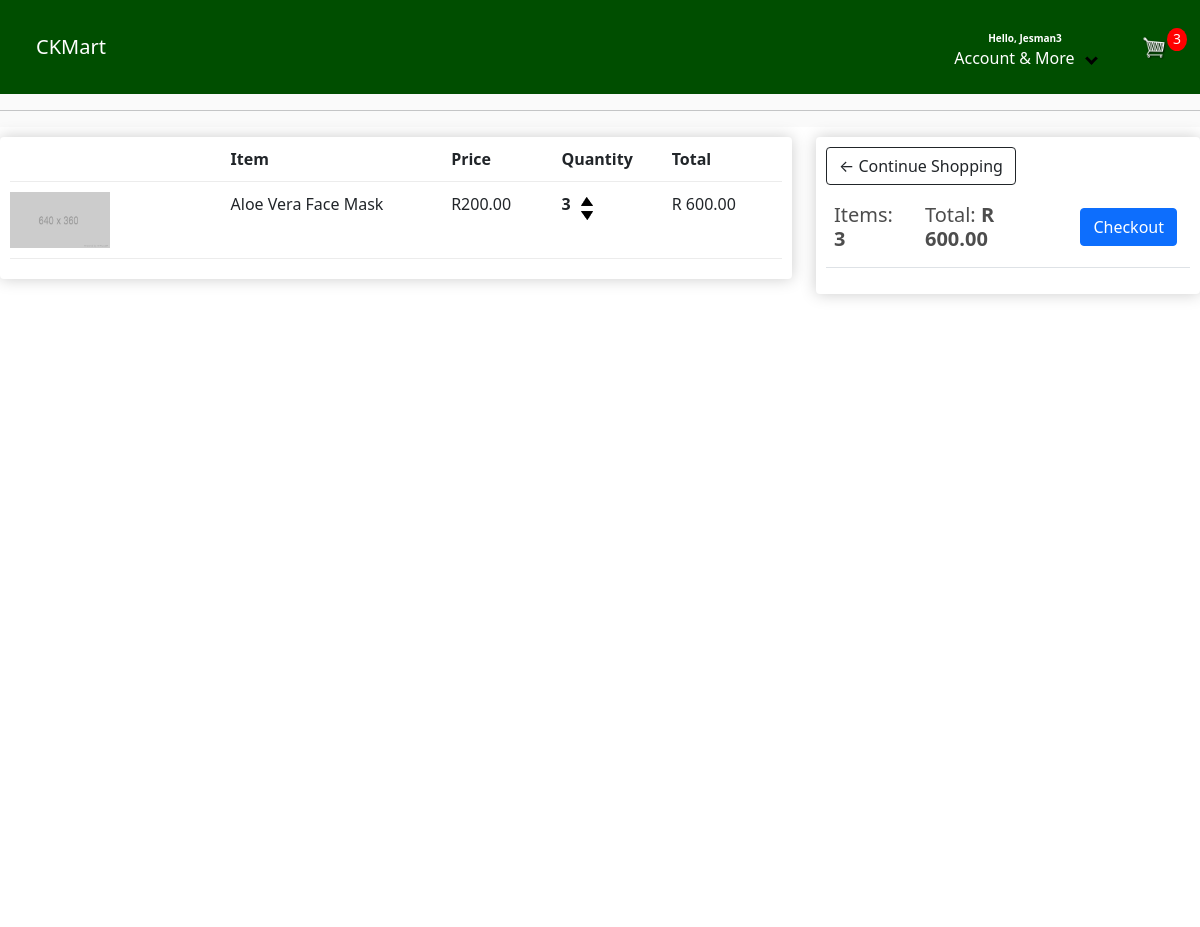
Before: /store/cart/ (signed in) with the older database file.
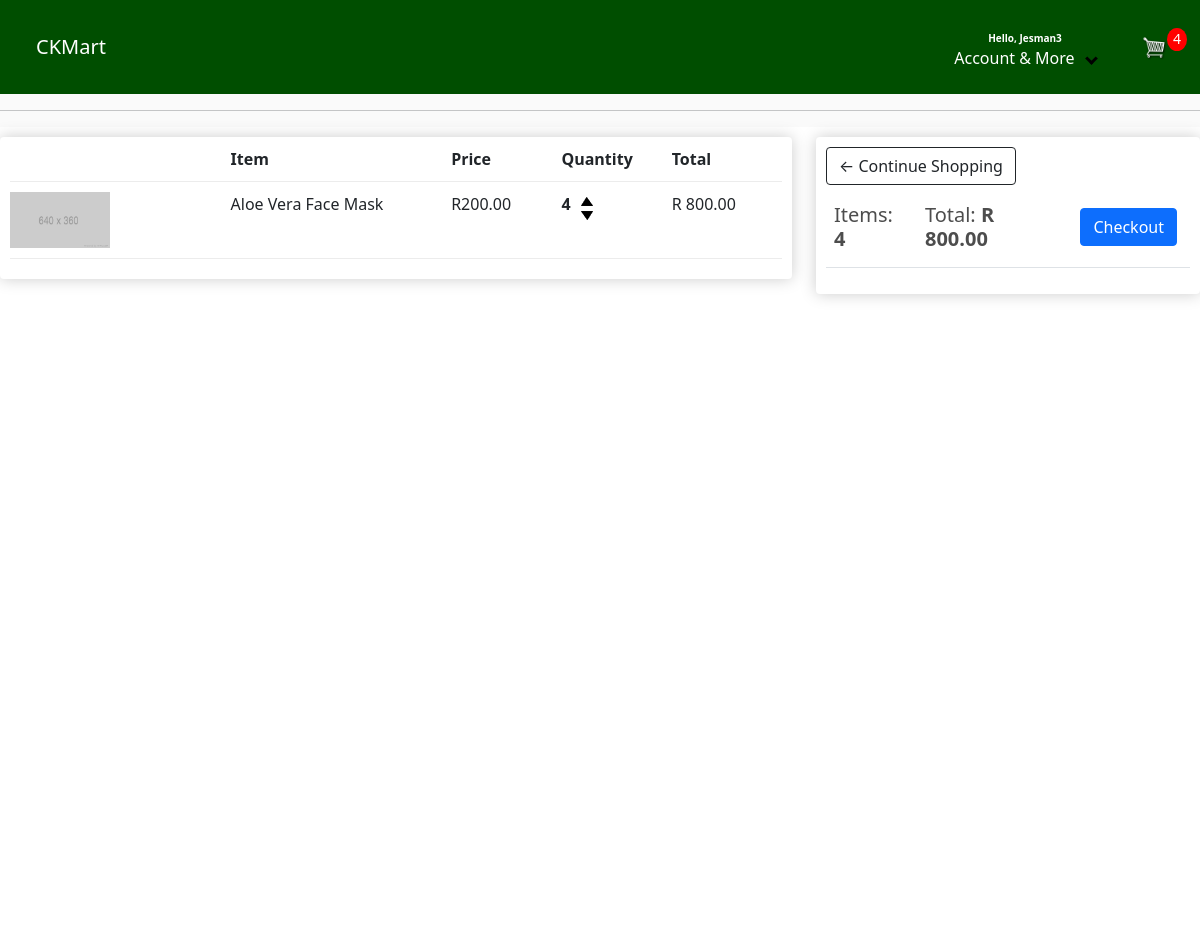
After: the same page with the newer database file.
### accounts/models.py (models this page shows)
class Account( AbstractBaseUser, PermissionsMixin ):
    email = models.EmailField( _('email address'), unique=True )
    password = models.CharField( max_length=200 )
    first_name = models.CharField( max_length=200 )
    last_name = models.CharField( max_length=200, null=True )
    phone = models.CharField( max_length=200 )
    created_at = models.DateTimeField( auto_now_add=True )
    is_staff = models.BooleanField(default=False)
    is_active = models.BooleanField(default=True)
    USERNAME_FIELD = 'email'
    objects = AccountManager()
    def __str__(self):
        return self.email

### store/models.py (models this page shows, shortened)
class OrderItem( models.Model ):
    product = models.ForeignKey( Product, null=True, on_delete=models.SET_NULL )
    order = models.ForeignKey( Order, null=True, on_delete=models.SET_NULL )
    quantity = models.IntegerField( default=0, null=True, blank=True )
    date_added = models.DateField( auto_now_add=True )
    class Meta:
        constraints = [
            models.UniqueConstraint(fields=['product', 'order'], name='unique_order_item')
        ]
    @property
    def get_total( self ):
        total = self.product.price * self.quantity
        return total

class Product( models.Model ):
    name = models.CharField( max_length=200 )
    description = models.CharField( null=True, blank=True, max_length=200 )
    price = models.DecimalField( max_digits=7, decimal_places=2 )
    image = models.ImageField( default='placeholder.png', blank=True )
    @property
    def imageURL( self ):
        try:
            url = self.image.url
        except:
            url = ''
        return url

class Order( models.Model ):
    transaction_id = models.UUIDField( default=uuid.uuid4, editable=False, unique=True )
    account = models.ForeignKey( Account, null=True, blank=True, on_delete=models.SET_NULL )
    date_ordered = models.DateField( auto_now_add=True )
    complete = models.BooleanField( default=False )
    STATUS = (
        ('UP', 'Un Processed'),
        ('P', 'Paid'),
        ('PR', 'Processing'),
        ('HC', 'Handed to Courier'),
        ('OD', 'Out on delivery'),
        ('D', 'Delivered'),
        ('C', 'Cancelled')
    )
    status = models.CharField( max_length=3, choices=STATUS, default='UP' )
    @property
    def get_cart_total( self ):
        orderitems = self.orderitem_set.all()
        total = sum( [item.get_total for item in orderitems] )
        return total
    @property
    def get_cart_items( self ):
        orderitems = self.orderitem_set.all()
        total = sum( [item.quantity for item in orderitems] )
        return total

### store/views.py (the view)
# urls.py: path('cart/', views.cart, name='cart'),
def cart( request ):
    data = cartData( request )
    items = data['items']
    order = data['order']
    cartItems = data['cartItems']
    context = { 'items': items, 'order': order, 'cartItems': cartItems }
    return render( request, 'store/cart.html', context )

### store/utils.py (called while the page is built)
def cartData( request ):
    if request.user.is_authenticated:
        account = request.user
        try:
            order = Order.objects.get( account=account )
            items = order.orderitem_set.all()
            cartItems = order.get_cart_items
        except:
            print('error occured')
            order = None
            items = None
            cartItems = 0
    else:
        cookieData = cookieCart( request )
        items = cookieData['items']
        order = cookieData['order']
        cartItems = cookieData['cartItems']
    return  { 'items': items, 'order': order, 'cartItems': cartItems }

### store/templates/store/cart.html
{% extends 'store/main.html' %}
{% load static %}
{% block content %}
    <div class="row cart">
        <div class="col-lg-8">
            <div class="box-element">
                <div class="cart-row">
                    <div style="flex: 2"></div>
                    <div style="flex: 2"><strong>Item</strong></div>
                    <div style="flex: 1"><strong>Price</strong></div>
                    <div style="flex: 1"><strong>Quantity</strong></div>
                    <div style="flex: 1"><strong>Total</strong></div>
                </div>
                {% for item in items %}
                <div class="cart-row">
                    <div style="flex: 2">
                        <img class="row-image" src="{{ item.product.imageURL }}" />
                    </div>
                    <div style="flex: 2"><p>{{ item.product.name }}</p></div>
                    <div style="flex: 1"><p>R{{ item.product.price|floatformat:2 }}</p></div>
                    <div class="quantity">
                        <p class="num-quantity">{{ item.quantity }}</p>
                        <div>
                            <img class="chg-quantity update-cart" data-product="{{ item.product.id }}" data-action="add" src="{% static 'images/arrow-up.png' %} "/>
                            <img class="chg-quantity update-cart" data-product="{{ item.product.id }}" data-action="remove" src="{% static 'images/arrow-down.png' %} "/>
                        </div>
                    </div>
                    <div style="flex: 1"><p>R {{ item.get_total }}</p></div>
                </div>
                {% endfor %}
            </div>
        </div>
        <div class="col-lg-4">
            <div class="box-element">
                <a class="btn btn-outline-dark" href="{% url 'store' %}">&#x2190; Continue Shopping</a>
                <table class="table">
                    <tr>
                        <th><h5>Items: <strong> {{ order.get_cart_items }}</strong></h5></th>
                        <th><h5>Total: <strong>R {{ order.get_cart_total|floatformat:2 }}</strong></h5></th>
                        <th>
                            <a class="btn btn-primary" style="float: right; margin: 5px;" href="{% url 'checkout' %}">Checkout</a>
                        </th>
                    </tr>
                </table>
            </div>
        </div>
    </div>
{% endblock content %}

### store/templates/store/main.html (shortened to what this page needs)
<!DOCTYPE html>
{% load static %}
<html>
    <head>
        <link href="https://cdn.jsdelivr.net/npm/bootstrap@5.0.0-beta3/dist/css/bootstrap.min.css" rel="stylesheet">
        <link rel="stylesheet" type="text/css" href="{% static 'css/store/main.css' %}" />
    </head>
    <body>
        <nav class="navbar navbar-expand-lg navbar-dark bg-dark">
            <div class="container-fluid">
            <div class="ck-menu-brand-wrapper ck-menu-item">
              <a class="navbar-brand ck-menu-brand" href="{% url 'store' %}">CKMart</a>
            </div>
              <div class="collapse navbar-collapse" id="navbarSupportedContent">
                <div class="d-flex">
                  {% include "store/partials/account-list.html" %}
                  <div class="ck-menu-cart-wrapper ck-menu-item">
                    <a href="{% url 'cart' %}" class="ck-menu-cart-link">
                        <img class="ck-menu-cart-icon" src="{% static 'images/cart.png' %}" />
                    </a>
                    <p class="ck-menu-cart-total">{{cartItems}}</p>
                  </div>
                </div>
              </div>
            </div>
        </nav>
        <hr>
        <div class="ck-container">
            {% block content %}
            {% endblock content %}
        </div>
      </body>
</html>

### store/templates/store/partials/account-list.html (shortened to what this page needs)
{% load static %}
<div class="ck-menu-drop ck-menu-item">
    <button class="ck-button ck-button-primary ck-menu-drop-button">
        <div class="ck-nav-item-line-1-wrapper">
            <span class="ck-nav-item-line-1">Hello,
            {% if user.is_authenticated %}
            {{ user.first_name }}
            {% else %}
            Sign-In
            {% endif %}
            </span>
        </div>
        <div class="ck-nav-item-line-2-wrapper">
            <span class="ck-nav-item-line-2">
            Account & More
            <i class="ck-arrow ck-down-arrow"></i>
            </span>
        </div>
    </button>
</div>

### static/css/store/main.css (style rules this page uses)
body { background-color: hsl(0, 0%, 98%); }
h1,h2,h3,h4,h5,h6 { color:hsl(0, 0%, 30%); }
.box-element { box-shadow:hsl(0, 0%, 80%) 0 0 16px; background-color: #fff; border-radius: 4px; padding: 10px; }
.cart table { margin-top: 10px; }
.ck-button { cursor: pointer; border: none; line-height: initial; }
.ck-button-primary { background: var(--primary); color: var(--white); }
.col-lg-4, .col-lg-6, .col-lg-8, .col-lg-12 { margin-top: 10px; }
.bg-dark { background-color: #004e00!important; }
.cart-row { display: flex; align-items: flex-stretch; padding-bottom: 10px; margin-bottom: 10px; border-bottom: 1px solid #ececec; }
.row-image { width: 100px; }
.quantity { display: flex; flex: 1 }
.num-quantity { display: inline-block; font-weight: 700; padding-right:10px; }
.chg-quantity { width: 12px; cursor: pointer; display: block; margin-top: 5px; transition:.1s; }
.ck-menu-drop { position: relative; background: transparent; border: 1px solid transparent; }
.ck-menu-drop-button { background: transparent; width: 200px; display: flex; flex-direction: column; }
.ck-nav-item-line-1-wrapper { width: 100%; }
.ck-nav-item-line-1 { top: 0; left: 0; right: 0; bottom: 0; font-size: 10px; font-weight: 700; }
.ck-nav-item-line-2-wrapper { width: 100%; }
.ck-nav-item-line-2 .ck-down-arrow { margin:0 0 1.5px 8px; }
.ck-arrow { border: solid black; border-width: 0 3px 3px 0; display: inline-block; padding: 3px; }
.ck-down-arrow { transform: rotate(45deg); -webkit-transform: rotate(45deg); }
.ck-menu-cart-wrapper { display: flex; align-items: center; border: 1px solid transparent; }
.ck-menu-cart-icon { width:25px; display: inline-block; margin-left: 15px; }
.ck-menu-cart-total { display: block; text-align: center; color:#fff; background-color: red; width: 20px; height: 23px; border-radius: 50%; font-size: 14px; }
.ck-menu-brand-wrapper { padding: 23px; border: 1px solid transparent; }
.ck-menu-brand { margin: 0; }
.ck-container { background: var(--white); min-height: 100vh; }

### static/css/store/_variables.css (style rules this page uses)
:root { --primary: #004e00; --white: #fff; --black: #000; --default: #ccc; }

Changed rows visible on the page:
changed OrderItem "Aloe Vera Face Mask": quantity "3" → "4"; get_total "600.00" → "800.00"
changed through a linked row, Order: get_cart_items "3" → "4"; get_cart_total "600.00" → "800.00"
Other visible differences:
{{ cartItems }}: "3" → "4"
